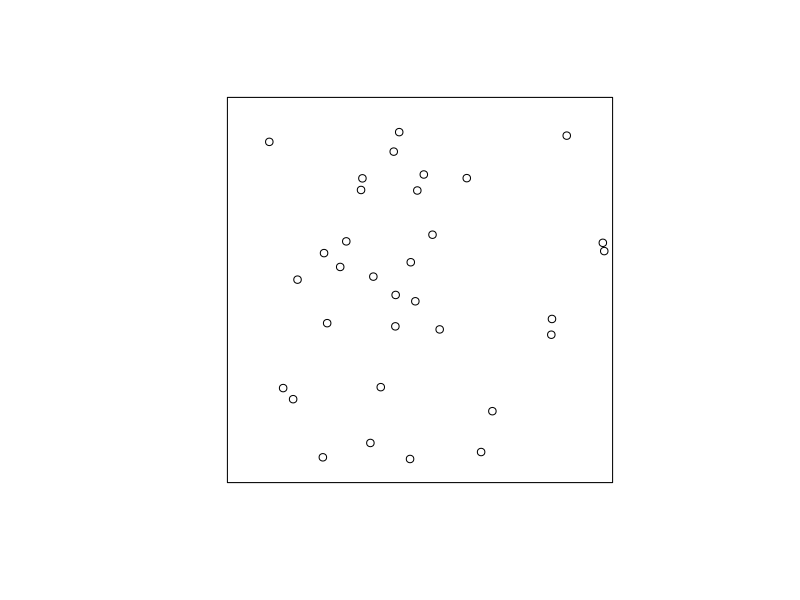
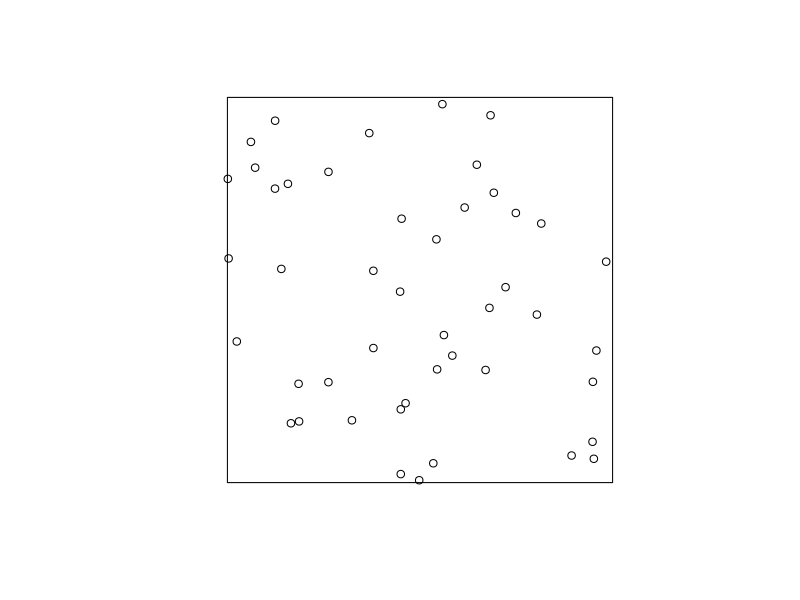
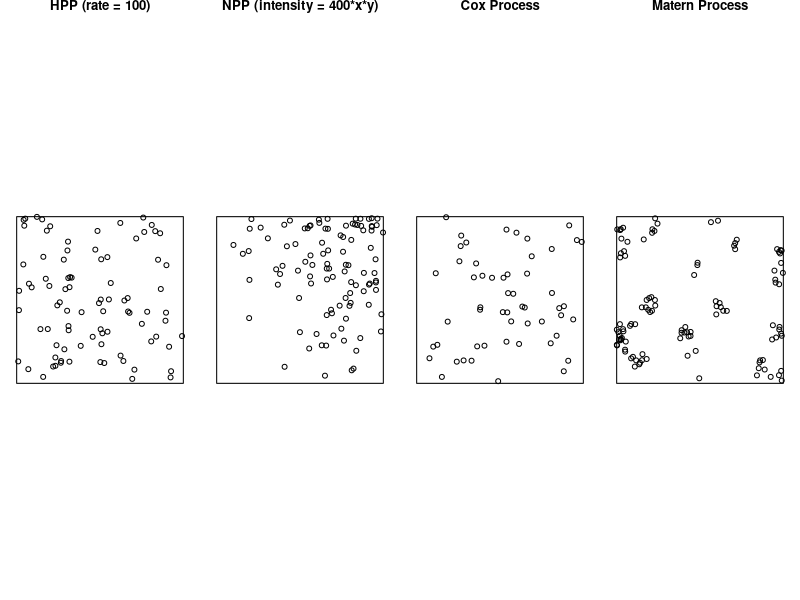
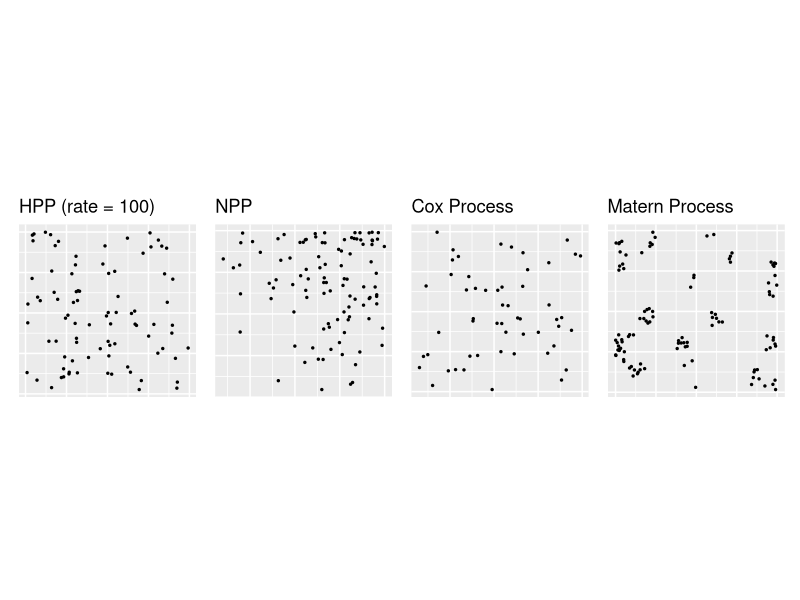
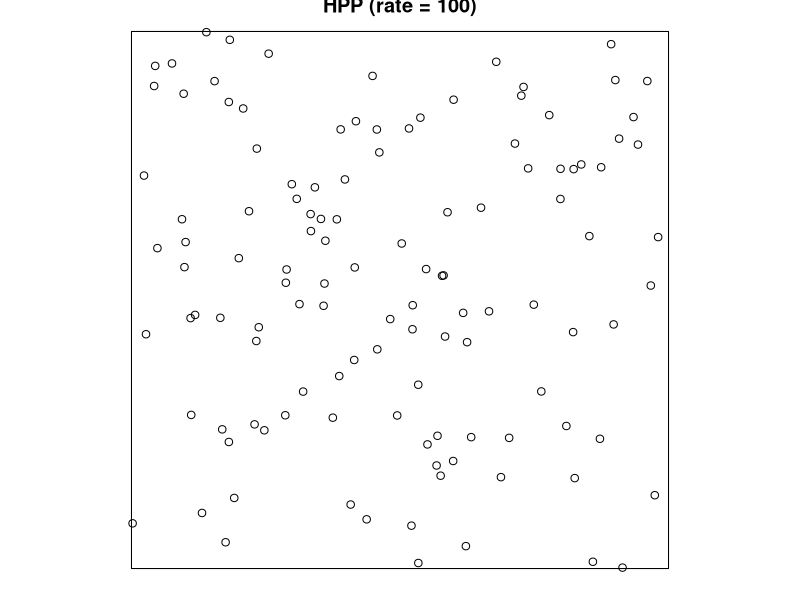
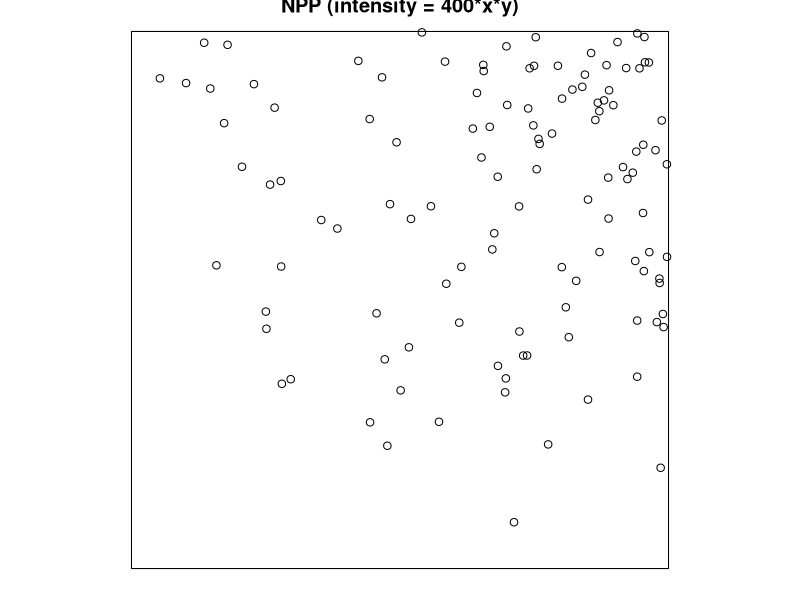
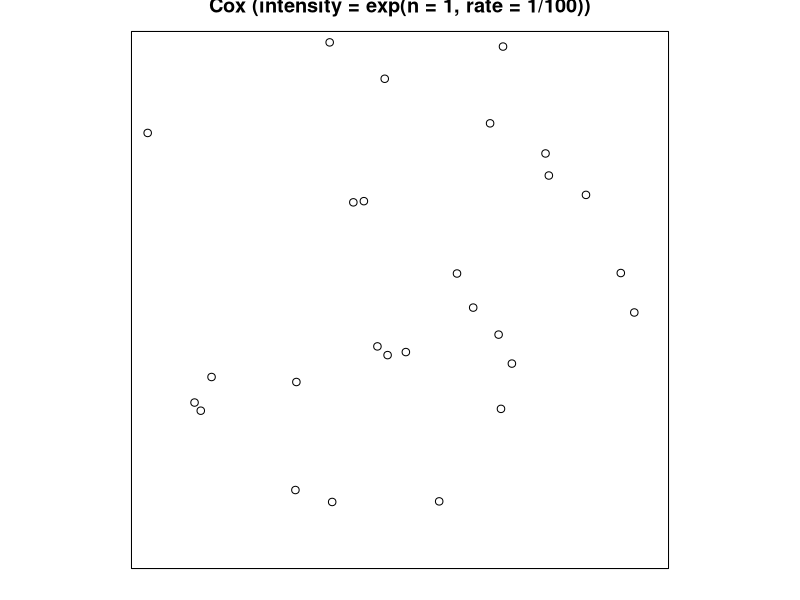
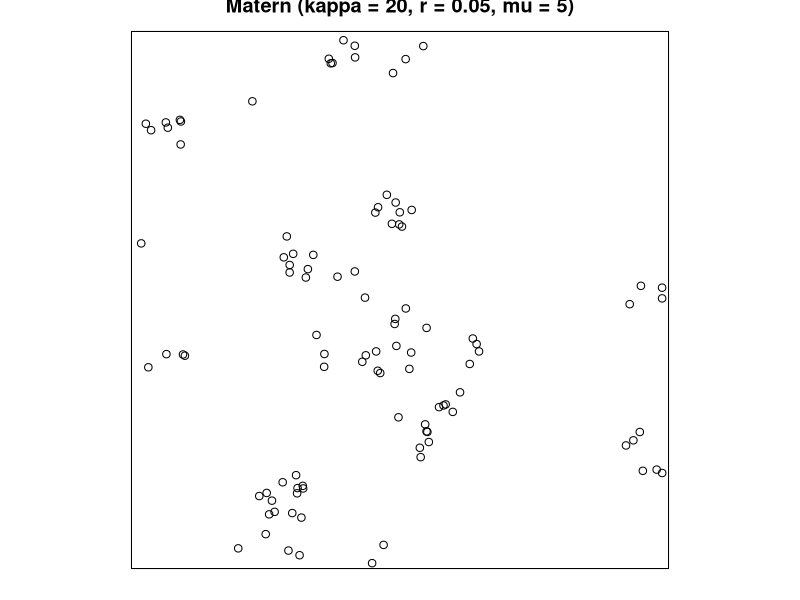

Recreate these plots in R, in order.
## ---- chunk 1
library(spatstat)
library(tidyverse)
library(here)
library(mvtnorm)
library(ggplot2)
library(patchwork)
## ---- chunk 2
# Cox?
#rmvnorm(1, c(0.5, 0.5))
## ---- chunk 3
# Cox?
#plot(rpoispp(lambda = function(x, y) 400*x*y, win = square(1)), main = "") #plot_2D_NPP
## ---- chunk 4
# Cox?
#fun <- function (x, y) x*y + rbeta(1, 1/5, 1/5)*400
plot(rpoispp(lambda = rbeta(1, 1/5, 1/5)*150, win = square(1)), main = "")
## ---- chunk 5
# Cox?
plot(rpoispp(lambda = rnorm(n = 1, 50, 0.05)), main = "") #plot_2D_Cox
## ---- chunk 6
set.seed(1234) 
par(mfrow=c(1, 4), mai = c(0.1, 0.1, 0.1, 0.1))

plot(rpoispp(lambda = 100, win=square(1)), main = "HPP (rate = 100)") #plot_2D_HPP
plot(rpoispp(lambda = function(x, y) 400*x*y, win = square(1)), main = "NPP (intensity = 400*x*y)") #plot_2D_NPP
plot(rpoispp(lambda = rexp(n = 1, rate = 1/100)), main = "Cox Process") #plot_2D_Cox
plot(rMatClust(kappa = 20, r = 0.05, mu = 5), main = "Matern Process") #plot_2D_Matern

#HPP (rate = 100)
#NPP (intensity = 400*x*y)
#Cox Process
#Matern Process
#Cox (intensity = exp(n = 1, rate = 1/100))
#Matern (kappa = 20, r = 0.05, mu = 5)
## ---- chunk 7
# Cuz I like ggplot better
set.seed(1234) 

# Extract x & y from ppp object (lists)
tmp1 <- rpoispp(lambda = 100, win=square(1))
tmp2 <- rpoispp(lambda = function(x, y) 400*x*y)
tmp3 <- rpoispp(lambda = rexp(n = 1, rate = 1/100))
tmp4 <- rMatClust(kappa = 20, r = 0.05, mu = 5)

# Create dataframes
df1 <- tibble(x = tmp1$x, y = tmp1$y)
df2 <- tibble(x = tmp2$x, y = tmp2$y)
df3 <- tibble(x = tmp3$x, y = tmp3$y)
df4 <- tibble(x = tmp4$x, y = tmp4$y)

n <- 0.5 # set size for geom_point

p1 <- ggplot(df1, aes(x=x, y=y)) + geom_point(size=n) +
  theme(axis.text.x=element_blank(), axis.ticks.x=element_blank(), 
        axis.text.y=element_blank(), axis.ticks.y=element_blank(),
        axis.title=element_blank()) +
  labs(title="HPP (rate = 100)")

p2 <- ggplot(df2, aes(x=x, y=y)) + geom_point(size=n) +
  theme(axis.text.x=element_blank(), axis.ticks.x=element_blank(), 
        axis.text.y=element_blank(), axis.ticks.y=element_blank(),
        axis.title=element_blank()) +
  labs(title="NPP")

p3 <- ggplot(df3, aes(x=x, y=y)) + geom_point(size=n) +
  theme(axis.text.x=element_blank(), axis.ticks.x=element_blank(), 
        axis.text.y=element_blank(), axis.ticks.y=element_blank(),
        axis.title=element_blank()) +
  labs(title="Cox Process")

p4 <- ggplot(df4, aes(x=x, y=y)) + geom_point(size=n) +
  theme(axis.text.x=element_blank(), axis.ticks.x=element_blank(), 
        axis.text.y=element_blank(), axis.ticks.y=element_blank(),
        axis.title=element_blank()) +
  labs(title="Matern Process")
## ---- chunk 8
# Combine plots
p1 + p2 + p3 + p4 + plot_layout(ncol = 4) + coord_fixed(ratio = 1)
## ---- chunk 9
# Check to see how to use the function 
?rpoispp
# Check to see how this is written
#View(rpoispp)
## ---- chunk 10
# Plot a homogeneous Poisson process
# p.1334 of https://mran.microsoft.com/snapshot/2016-04-25/web/packages/spatstat/spatstat.pdf
# https://spatstat.org/SSAI2017/solutions/solution04.html

par(mfrow=c(1, 1))
plot_2D_HPP <- plot(rpoispp(lambda = 100, win=square(1)), main = "HPP (rate = 100)")
plot_2D_HPP
#plot(rpoispp(lambda = 50, win=square(1)),main = "HPP (rate = 50)")
#plot(rpoispp(lambda = 10, win=square(1)),main = "HPP (rate = 10)")
## ---- chunk 11
# Plot a nonhomogeneous Poisson process
# p.33 of https://spatstat.org/resources/spatstatJSSpaper.pdf

#lmbda_function <- function(x, y) 400*x 
#so that they have the same expected # of events but why ???

par(mfrow=c(1, 1))
plot_2D_NPP <- plot(rpoispp(lambda = function(x, y) 400*x*y, win=square(1)), main = "NPP (intensity = 400*x*y)")
plot_2D_NPP
#plot(rpoispp(lambda = function(x, y) 50*x, win=square(1)), main = "NPP (intensity = 50*x)")
#plot(rpoispp(lambda = function(x, y) 10*x, win=square(1)), main = "NPP (intensity = 10*x)")
## ---- chunk 12
# Plot a Cox process
# p.80 of https://darrylmcleod.com/wp-content/uploads/2016/06/Analysing-spatial-point-patterns-in-R.pdf

lmbda <- rexp(n = 1, rate = 1/100)
X <- rpoispp(lmbda)
plot(X, main = "Cox (intensity = exp(n = 1, rate = 1/100))")
## ---- chunk 13
?rMatClust
#kappa = intensity
#scale = radius of the clusters
#mu = mean # of points per cluster
## ---- chunk 14
plot_2D_Matern <- plot(rMatClust(kappa = 20, r = 0.05, mu = 5), main = "Matern (kappa = 20, r = 0.05, mu = 5)")
plot_2D_Matern
## ---- chunk 15
?rMaternII
# kappa = intensity
# r = inhibition distance
## ---- chunk 16
# Plot a Matern I process #Inhibition 
par(mfrow=c(1, 1))
plot(rMaternI(kappa = 100, r = 0.1), main = "Matern I (kappa = 100, r = 0.05)")
#plot(rMaternI(kappa = 50, r = 0.05), main = "Matern I (kappa = 50, r = 0.05)")
#plot(rMaternI(kappa = 10, r = 0.05), main = "Matern I (kappa = 10, r = 0.05)")
points <- rMaternI(kappa = 100, r = 0.07)
length(points)
pairdist(points)
min(pairdist(points)[upper.tri(pairdist(points))])
## ---- chunk 17
# Plot a Matern II process
par(mfrow=c(1, 1))
plot(rMaternII(kappa = 100, r = 0.05), main = "Matern II (kappa = 100, r = 0.05)")
#plot(rMaternII(kappa = 50, r = 0.05), main = "Matern II (kappa = 50, r = 0.05)")
#plot(rMaternII(kappa = 10, r = 0.05), main = "Matern II (kappa = 10, r = 0.05)")
## ---- chunk 18
# # Save out results
# write_rds(plot_2D_HPP, here("results", "plot_2D_HPP.jpeg"))
## ---- chunk 19
# # Error checking
# plot_2D_HPP <- readRDS(here("results", "plot_2D_HPP.jpeg"))
# plot_2D_HPP
